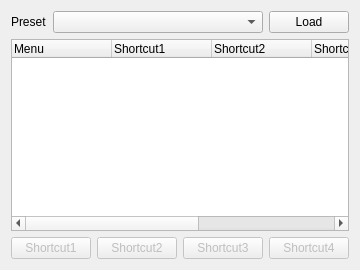
       <widget class="QWidget" name="ui_shortcut">
        <layout class="QVBoxLayout" name="verticalLayout_3">
         <item>
          <layout class="QHBoxLayout" name="horizontalLayout_17">
           <item>
            <widget class="QLabel" name="label_40">
             <property name="text">
              <string>Preset</string>
             </property>
            </widget>
           </item>
           <item>
            <widget class="QComboBox" name="shortcut_preset">
             <property name="sizePolicy">
              <sizepolicy hsizetype="Expanding" vsizetype="Fixed">
               <horstretch>0</horstretch>
               <verstretch>0</verstretch>
              </sizepolicy>
             </property>
            </widget>
           </item>
           <item>
            <widget class="QPushButton" name="load_preset">
             <property name="text">
              <string>Load</string>
             </property>
            </widget>
           </item>
          </layout>
         </item>
         <item>
          <widget class="QTreeWidget" name="shortcut_tree">
           <property name="alternatingRowColors">
            <bool>true</bool>
           </property>
           <column>
            <property name="text">
             <string>Menu</string>
            </property>
           </column>
           <column>
            <property name="text">
             <string>Shortcut1</string>
            </property>
           </column>
           <column>
            <property name="text">
             <string>Shortcut2</string>
            </property>
           </column>
           <column>
            <property name="text">
             <string>Shortcut3</string>
            </property>
           </column>
           <column>
            <property name="text">
             <string>Shortcut4</string>
            </property>
           </column>
           <column>
            <property name="text">
             <string>ID</string>
            </property>
           </column>
          </widget>
         </item>
         <item>
          <layout class="QHBoxLayout" name="_3">
           <property name="spacing">
            <number>6</number>
           </property>
           <item>
            <widget class="QPushButton" name="shortcut1">
             <property name="enabled">
              <bool>false</bool>
             </property>
             <property name="sizePolicy">
              <sizepolicy hsizetype="Expanding" vsizetype="Fixed">
               <horstretch>0</horstretch>
               <verstretch>0</verstretch>
              </sizepolicy>
             </property>
             <property name="text">
              <string>Shortcut1</string>
             </property>
            </widget>
           </item>
           <item>
            <widget class="QPushButton" name="shortcut2">
             <property name="enabled">
              <bool>false</bool>
             </property>
             <property name="sizePolicy">
              <sizepolicy hsizetype="Expanding" vsizetype="Fixed">
               <horstretch>0</horstretch>
               <verstretch>0</verstretch>
              </sizepolicy>
             </property>
             <property name="text">
              <string>Shortcut2</string>
             </property>
            </widget>
           </item>
           <item>
            <widget class="QPushButton" name="shortcut3">
             <property name="enabled">
              <bool>false</bool>
             </property>
             <property name="sizePolicy">
              <sizepolicy hsizetype="Expanding" vsizetype="Fixed">
               <horstretch>0</horstretch>
               <verstretch>0</verstretch>
              </sizepolicy>
             </property>
             <property name="text">
              <string>Shortcut3</string>
             </property>
            </widget>
           </item>
           <item>
            <widget class="QPushButton" name="shortcut4">
             <property name="enabled">
              <bool>false</bool>
             </property>
             <property name="sizePolicy">
              <sizepolicy hsizetype="Expanding" vsizetype="Fixed">
               <horstretch>0</horstretch>
               <verstretch>0</verstretch>
              </sizepolicy>
             </property>
             <property name="text">
              <string>Shortcut4</string>
             </property>
            </widget>
           </item>
          </layout>
         </item>
        </layout>
       </widget>
